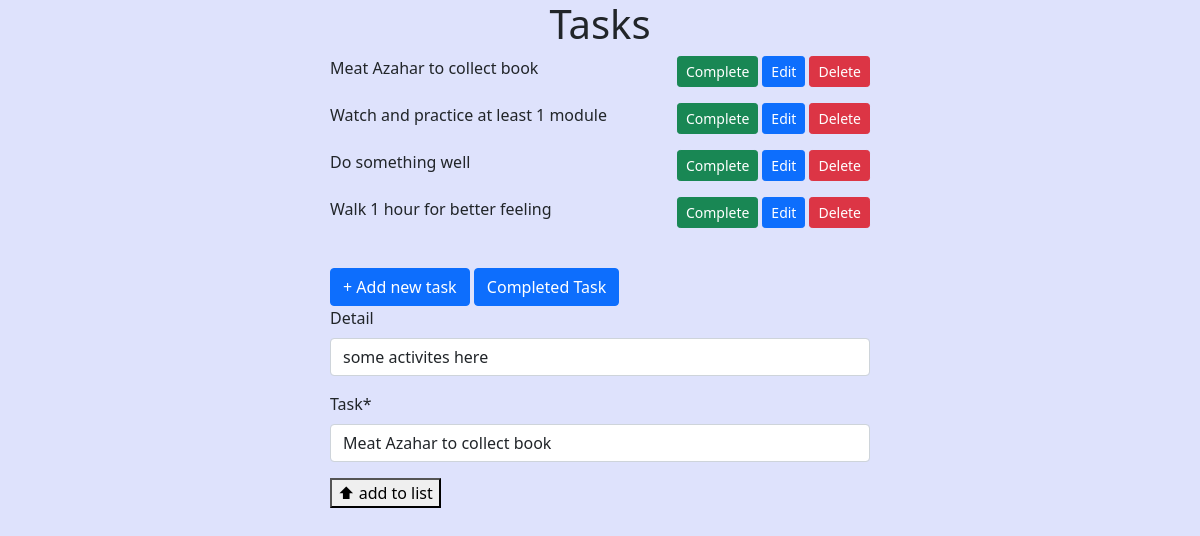
Page /edit/50 on the committed database.
### task/models.py (models this page shows)
class TaskStoreModel(models.Model):
    task = models.CharField(max_length=50)
    detail = models.CharField(max_length=250)
    completed = models.BooleanField(default=False)

### task/views.py (the view)
# urls.py: path('edit/<int:id>', edit_task, name='edit_task'),
def edit_task(request, id):
    if request.method == "POST":
        task = TaskStoreModel.objects.get(pk=id)
        updated_task = TaskStoreForm(request.POST)
        if updated_task.is_valid():
            task.task = updated_task.cleaned_data['task']
            task.detail = updated_task.cleaned_data['detail']
            task.save()
            return redirect('show_tasks')
    else:
        tasks = TaskStoreModel.objects.all()
        task = TaskStoreModel.objects.get(pk=id)
        form = TaskStoreForm(instance=task)
        return render(request, 'add_task.html', {'form': form, 'tasks': tasks})

### task/forms.py
class TaskStoreForm(forms.ModelForm):
    task = forms.CharField(max_length=50, widget=forms.TextInput(
        attrs={'autofocus': 'autofocus'}))
    detail = forms.CharField(max_length=250, required=False)
    class Meta:
        model = TaskStoreModel
        fields = {'detail', 'task'}

### task/templates/add_task.html (shortened to what this page needs)
{% extends 'show_tasks.html' %}
{% load crispy_forms_tags %}
{% block add_task %}
<form  method="post">
    {{form | crispy}}
    <button type="submit">⬆ add to list</button>
</form>
{% endblock %}

### task/templates/show_tasks.html (shortened to what this page needs)
{% extends 'base.html' %}
{% block content %}
{% for t in tasks %}
    {% if t.completed == False %}
    <div class = "d-flex justify-content-between bd-highlight mb-3">
        <a>{{t.task}}</a>
        <div class= "d-flex flex-row-reverse">
            <a class = "btn btn-sm btn-danger ms-1" href="../delete/{{t.id}}">Delete</a>
            <a class = "btn btn-sm btn-primary ms-1" href="../edit/{{t.id}}">Edit</a>
            <a class = "btn btn-sm btn-success ms-1" href="../complete/{{t.id}}">Complete</a>
       </div>
    </div>
    {% endif %}
{% endfor %}
<a class="btn btn-primary" href="../add_task">+ Add new task</a>
<a class="btn btn-primary" href="../completed_task">Completed Task</a>
{% block add_task %}{% endblock %}
{% endblock content%}

### rows in the picture
TaskStoreModel: task "Meat Azahar to collect book", detail "some activites here"
TaskStoreModel: task "Watch and practice at least 1 module"
TaskStoreModel: task "Do something well"
TaskStoreModel: task "Walk 1 hour for better feeling"
